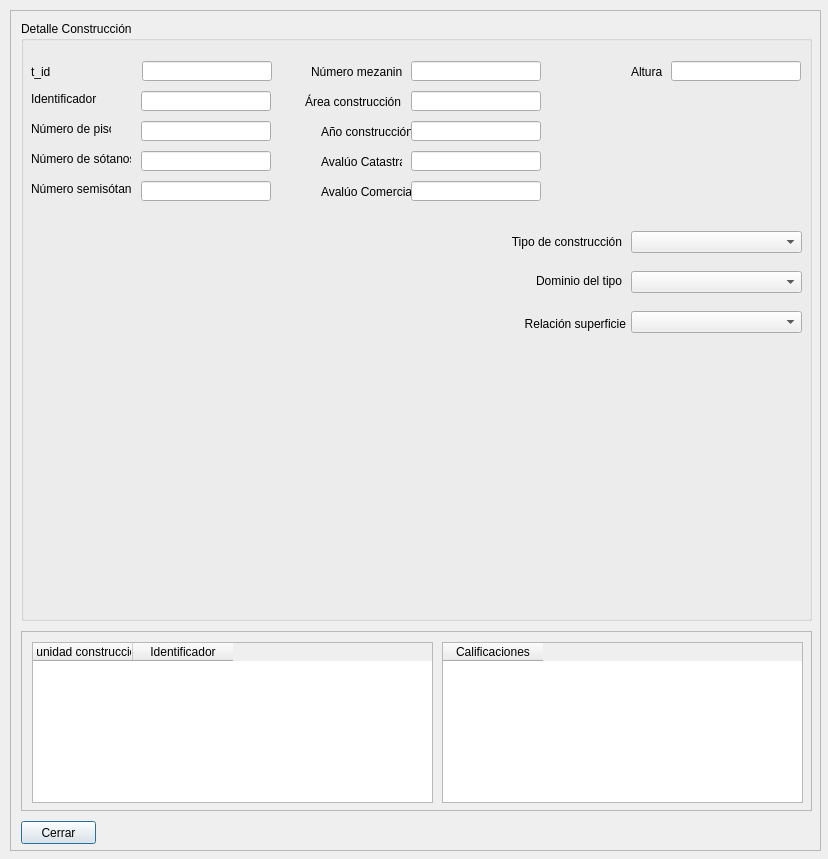
<?xml version="1.0" encoding="UTF-8"?>
<ui version="4.0">
 <class>Dialog</class>
 <widget class="QDialog" name="Dialog">
  <property name="geometry">
   <rect>
    <x>0</x>
    <y>0</y>
    <width>828</width>
    <height>859</height>
   </rect>
  </property>
  <property name="windowTitle">
   <string>Dialog</string>
  </property>
  <widget class="QScrollArea" name="scrollArea">
   <property name="geometry">
    <rect>
     <x>10</x>
     <y>10</y>
     <width>811</width>
     <height>841</height>
    </rect>
   </property>
   <property name="widgetResizable">
    <bool>true</bool>
   </property>
   <widget class="QWidget" name="scrollAreaWidgetContents">
    <property name="geometry">
     <rect>
      <x>0</x>
      <y>0</y>
      <width>809</width>
      <height>839</height>
     </rect>
    </property>
    <widget class="QScrollArea" name="scrollArea_2">
     <property name="geometry">
      <rect>
       <x>10</x>
       <y>620</y>
       <width>791</width>
       <height>180</height>
      </rect>
     </property>
     <property name="minimumSize">
      <size>
       <width>791</width>
       <height>180</height>
      </size>
     </property>
     <property name="maximumSize">
      <size>
       <width>791</width>
       <height>201</height>
      </size>
     </property>
     <property name="widgetResizable">
      <bool>true</bool>
     </property>
     <widget class="QWidget" name="scrollAreaWidgetContents_2">
      <property name="geometry">
       <rect>
        <x>0</x>
        <y>0</y>
        <width>789</width>
        <height>178</height>
       </rect>
      </property>
      <widget class="QTableWidget" name="tableWidget_unidades_construccion">
       <property name="geometry">
        <rect>
         <x>10</x>
         <y>10</y>
         <width>401</width>
         <height>161</height>
        </rect>
       </property>
       <property name="sizeAdjustPolicy">
        <enum>QAbstractScrollArea::AdjustToContents</enum>
       </property>
       <column>
        <property name="text">
         <string>Id unidad construcción</string>
        </property>
       </column>
       <column>
        <property name="text">
         <string>Identificador</string>
        </property>
       </column>
      </widget>
      <widget class="QTableWidget" name="tableWidget_interesados">
       <property name="geometry">
        <rect>
         <x>420</x>
         <y>10</y>
         <width>361</width>
         <height>161</height>
        </rect>
       </property>
       <column>
        <property name="text">
         <string>Calificaciones</string>
        </property>
       </column>
      </widget>
     </widget>
    </widget>
    <widget class="QGroupBox" name="Info_complementaria">
     <property name="geometry">
      <rect>
       <x>10</x>
       <y>10</y>
       <width>791</width>
       <height>600</height>
      </rect>
     </property>
     <property name="minimumSize">
      <size>
       <width>791</width>
       <height>600</height>
      </size>
     </property>
     <property name="maximumSize">
      <size>
       <width>791</width>
       <height>541</height>
      </size>
     </property>
     <property name="title">
      <string>Detalle Construcción</string>
     </property>
     <widget class="QLabel" name="label_12">
      <property name="geometry">
       <rect>
        <x>10</x>
        <y>160</y>
        <width>100</width>
        <height>16</height>
       </rect>
      </property>
      <property name="minimumSize">
       <size>
        <width>100</width>
        <height>16</height>
       </size>
      </property>
      <property name="maximumSize">
       <size>
        <width>100</width>
        <height>16</height>
       </size>
      </property>
      <property name="text">
       <string>Número semisótanos</string>
      </property>
     </widget>
     <widget class="QLineEdit" name="lineEdit_num_semisotanos">
      <property name="geometry">
       <rect>
        <x>120</x>
        <y>160</y>
        <width>130</width>
        <height>20</height>
       </rect>
      </property>
      <property name="minimumSize">
       <size>
        <width>130</width>
        <height>20</height>
       </size>
      </property>
      <property name="maximumSize">
       <size>
        <width>130</width>
        <height>20</height>
       </size>
      </property>
     </widget>
     <widget class="QLabel" name="label_16">
      <property name="geometry">
       <rect>
        <x>10</x>
        <y>70</y>
        <width>69</width>
        <height>16</height>
       </rect>
      </property>
      <property name="minimumSize">
       <size>
        <width>69</width>
        <height>16</height>
       </size>
      </property>
      <property name="maximumSize">
       <size>
        <width>69</width>
        <height>16</height>
       </size>
      </property>
      <property name="text">
       <string>Identificador</string>
      </property>
     </widget>
     <widget class="QLineEdit" name="lineEdit_identificador">
      <property name="geometry">
       <rect>
        <x>120</x>
        <y>70</y>
        <width>130</width>
        <height>20</height>
       </rect>
      </property>
      <property name="minimumSize">
       <size>
        <width>130</width>
        <height>20</height>
       </size>
      </property>
      <property name="maximumSize">
       <size>
        <width>130</width>
        <height>20</height>
       </size>
      </property>
     </widget>
     <widget class="QLabel" name="label_17">
      <property name="geometry">
       <rect>
        <x>10</x>
        <y>100</y>
        <width>80</width>
        <height>16</height>
       </rect>
      </property>
      <property name="minimumSize">
       <size>
        <width>80</width>
        <height>16</height>
       </size>
      </property>
      <property name="maximumSize">
       <size>
        <width>80</width>
        <height>16</height>
       </size>
      </property>
      <property name="text">
       <string>Número de pisos</string>
      </property>
     </widget>
     <widget class="QLineEdit" name="lineEdit_num_pisos">
      <property name="geometry">
       <rect>
        <x>120</x>
        <y>100</y>
        <width>130</width>
        <height>20</height>
       </rect>
      </property>
      <property name="minimumSize">
       <size>
        <width>130</width>
        <height>20</height>
       </size>
      </property>
      <property name="maximumSize">
       <size>
        <width>130</width>
        <height>20</height>
       </size>
      </property>
     </widget>
     <widget class="QLabel" name="label_18">
      <property name="geometry">
       <rect>
        <x>10</x>
        <y>130</y>
        <width>100</width>
        <height>16</height>
       </rect>
      </property>
      <property name="minimumSize">
       <size>
        <width>100</width>
        <height>16</height>
       </size>
      </property>
      <property name="maximumSize">
       <size>
        <width>100</width>
        <height>16</height>
       </size>
      </property>
      <property name="text">
       <string>Número de sótanos</string>
      </property>
     </widget>
     <widget class="QComboBox" name="comboBox_tipo_construccion">
      <property name="geometry">
       <rect>
        <x>610</x>
        <y>210</y>
        <width>171</width>
        <height>22</height>
       </rect>
      </property>
      <property name="minimumSize">
       <size>
        <width>171</width>
        <height>22</height>
       </size>
      </property>
      <property name="maximumSize">
       <size>
        <width>171</width>
        <height>22</height>
       </size>
      </property>
     </widget>
     <widget class="QComboBox" name="comboBox_dominio_tipocons">
      <property name="geometry">
       <rect>
        <x>610</x>
        <y>250</y>
        <width>171</width>
        <height>22</height>
       </rect>
      </property>
      <property name="minimumSize">
       <size>
        <width>171</width>
        <height>22</height>
       </size>
      </property>
      <property name="maximumSize">
       <size>
        <width>171</width>
        <height>22</height>
       </size>
      </property>
     </widget>
     <widget class="QComboBox" name="comboBox_rel_superficie">
      <property name="geometry">
       <rect>
        <x>610</x>
        <y>290</y>
        <width>171</width>
        <height>22</height>
       </rect>
      </property>
      <property name="minimumSize">
       <size>
        <width>171</width>
        <height>22</height>
       </size>
      </property>
      <property name="maximumSize">
       <size>
        <width>171</width>
        <height>22</height>
       </size>
      </property>
     </widget>
     <widget class="QgsMapCanvas" name="wdt_mapa_cons" native="true">
      <property name="geometry">
       <rect>
        <x>10</x>
        <y>190</y>
        <width>471</width>
        <height>400</height>
       </rect>
      </property>
      <property name="minimumSize">
       <size>
        <width>471</width>
        <height>400</height>
       </size>
      </property>
      <property name="maximumSize">
       <size>
        <width>471</width>
        <height>381</height>
       </size>
      </property>
     </widget>
     <widget class="QLineEdit" name="lineEdit_num_sotanos">
      <property name="geometry">
       <rect>
        <x>120</x>
        <y>130</y>
        <width>130</width>
        <height>20</height>
       </rect>
      </property>
      <property name="minimumSize">
       <size>
        <width>130</width>
        <height>20</height>
       </size>
      </property>
      <property name="maximumSize">
       <size>
        <width>130</width>
        <height>20</height>
       </size>
      </property>
     </widget>
     <widget class="QLabel" name="label_19">
      <property name="geometry">
       <rect>
        <x>480</x>
        <y>210</y>
        <width>121</width>
        <height>21</height>
       </rect>
      </property>
      <property name="minimumSize">
       <size>
        <width>121</width>
        <height>20</height>
       </size>
      </property>
      <property name="maximumSize">
       <size>
        <width>121</width>
        <height>31</height>
       </size>
      </property>
      <property name="text">
       <string>Tipo de construcción</string>
      </property>
      <property name="alignment">
       <set>Qt::AlignRight|Qt::AlignTrailing|Qt::AlignVCenter</set>
      </property>
     </widget>
     <widget class="QLabel" name="label_23">
      <property name="geometry">
       <rect>
        <x>480</x>
        <y>250</y>
        <width>121</width>
        <height>20</height>
       </rect>
      </property>
      <property name="minimumSize">
       <size>
        <width>121</width>
        <height>20</height>
       </size>
      </property>
      <property name="maximumSize">
       <size>
        <width>121</width>
        <height>20</height>
       </size>
      </property>
      <property name="text">
       <string>Dominio del tipo</string>
      </property>
      <property name="alignment">
       <set>Qt::AlignRight|Qt::AlignTrailing|Qt::AlignVCenter</set>
      </property>
     </widget>
     <widget class="QLabel" name="label_24">
      <property name="geometry">
       <rect>
        <x>490</x>
        <y>290</y>
        <width>115</width>
        <height>25</height>
       </rect>
      </property>
      <property name="minimumSize">
       <size>
        <width>115</width>
        <height>25</height>
       </size>
      </property>
      <property name="maximumSize">
       <size>
        <width>121</width>
        <height>20</height>
       </size>
      </property>
      <property name="text">
       <string>Relación superficie</string>
      </property>
      <property name="alignment">
       <set>Qt::AlignRight|Qt::AlignTrailing|Qt::AlignVCenter</set>
      </property>
     </widget>
     <widget class="QLabel" name="label_25">
      <property name="geometry">
       <rect>
        <x>10</x>
        <y>40</y>
        <width>72</width>
        <height>21</height>
       </rect>
      </property>
      <property name="minimumSize">
       <size>
        <width>20</width>
        <height>0</height>
       </size>
      </property>
      <property name="maximumSize">
       <size>
        <width>100</width>
        <height>16777215</height>
       </size>
      </property>
      <property name="text">
       <string>t_id</string>
      </property>
     </widget>
     <widget class="QLineEdit" name="lineEdit_t_id">
      <property name="geometry">
       <rect>
        <x>121</x>
        <y>40</y>
        <width>130</width>
        <height>20</height>
       </rect>
      </property>
      <property name="minimumSize">
       <size>
        <width>130</width>
        <height>20</height>
       </size>
      </property>
      <property name="maximumSize">
       <size>
        <width>130</width>
        <height>20</height>
       </size>
      </property>
     </widget>
     <widget class="QLabel" name="label_26">
      <property name="geometry">
       <rect>
        <x>290</x>
        <y>40</y>
        <width>91</width>
        <height>21</height>
       </rect>
      </property>
      <property name="minimumSize">
       <size>
        <width>80</width>
        <height>0</height>
       </size>
      </property>
      <property name="maximumSize">
       <size>
        <width>100</width>
        <height>16777215</height>
       </size>
      </property>
      <property name="text">
       <string>Número mezanines</string>
      </property>
     </widget>
     <widget class="QLabel" name="label_27">
      <property name="geometry">
       <rect>
        <x>610</x>
        <y>40</y>
        <width>35</width>
        <height>21</height>
       </rect>
      </property>
      <property name="minimumSize">
       <size>
        <width>35</width>
        <height>0</height>
       </size>
      </property>
      <property name="maximumSize">
       <size>
        <width>35</width>
        <height>16777215</height>
       </size>
      </property>
      <property name="text">
       <string>Altura</string>
      </property>
     </widget>
     <widget class="QLabel" name="label_28">
      <property name="geometry">
       <rect>
        <x>300</x>
        <y>100</y>
        <width>90</width>
        <height>21</height>
       </rect>
      </property>
      <property name="minimumSize">
       <size>
        <width>90</width>
        <height>0</height>
       </size>
      </property>
      <property name="maximumSize">
       <size>
        <width>90</width>
        <height>16777215</height>
       </size>
      </property>
      <property name="text">
       <string>Año construcción</string>
      </property>
     </widget>
     <widget class="QLabel" name="label_29">
      <property name="geometry">
       <rect>
        <x>300</x>
        <y>160</y>
        <width>91</width>
        <height>21</height>
       </rect>
      </property>
      <property name="minimumSize">
       <size>
        <width>35</width>
        <height>0</height>
       </size>
      </property>
      <property name="maximumSize">
       <size>
        <width>100</width>
        <height>16777215</height>
       </size>
      </property>
      <property name="text">
       <string>Avalúo Comercial</string>
      </property>
     </widget>
     <widget class="QLabel" name="label_30">
      <property name="geometry">
       <rect>
        <x>300</x>
        <y>130</y>
        <width>81</width>
        <height>21</height>
       </rect>
      </property>
      <property name="minimumSize">
       <size>
        <width>35</width>
        <height>0</height>
       </size>
      </property>
      <property name="maximumSize">
       <size>
        <width>100</width>
        <height>16777215</height>
       </size>
      </property>
      <property name="text">
       <string>Avalúo Catastral</string>
      </property>
     </widget>
     <widget class="QLineEdit" name="lineEdit_num_mezanines">
      <property name="geometry">
       <rect>
        <x>390</x>
        <y>40</y>
        <width>130</width>
        <height>20</height>
       </rect>
      </property>
      <property name="minimumSize">
       <size>
        <width>130</width>
        <height>20</height>
       </size>
      </property>
      <property name="maximumSize">
       <size>
        <width>130</width>
        <height>20</height>
       </size>
      </property>
     </widget>
     <widget class="QLineEdit" name="lineEdit_area_construccion">
      <property name="geometry">
       <rect>
        <x>390</x>
        <y>70</y>
        <width>130</width>
        <height>20</height>
       </rect>
      </property>
      <property name="minimumSize">
       <size>
        <width>130</width>
        <height>20</height>
       </size>
      </property>
      <property name="maximumSize">
       <size>
        <width>130</width>
        <height>20</height>
       </size>
      </property>
     </widget>
     <widget class="QLineEdit" name="lineEdit_anio_construccion">
      <property name="geometry">
       <rect>
        <x>390</x>
        <y>100</y>
        <width>130</width>
        <height>20</height>
       </rect>
      </property>
      <property name="minimumSize">
       <size>
        <width>130</width>
        <height>20</height>
       </size>
      </property>
      <property name="maximumSize">
       <size>
        <width>130</width>
        <height>20</height>
       </size>
      </property>
     </widget>
     <widget class="QLineEdit" name="lineEdit_Avaluo_Catastral_cons">
      <property name="geometry">
       <rect>
        <x>390</x>
        <y>130</y>
        <width>130</width>
        <height>20</height>
       </rect>
      </property>
      <property name="minimumSize">
       <size>
        <width>130</width>
        <height>20</height>
       </size>
      </property>
      <property name="maximumSize">
       <size>
        <width>130</width>
        <height>20</height>
       </size>
      </property>
     </widget>
     <widget class="QLineEdit" name="lineEdit_Avaluo_Comercial_cons">
      <property name="geometry">
       <rect>
        <x>390</x>
        <y>160</y>
        <width>130</width>
        <height>20</height>
       </rect>
      </property>
      <property name="minimumSize">
       <size>
        <width>130</width>
        <height>20</height>
       </size>
      </property>
      <property name="maximumSize">
       <size>
        <width>130</width>
        <height>20</height>
       </size>
      </property>
     </widget>
     <widget class="QLabel" name="label_33">
      <property name="geometry">
       <rect>
        <x>280</x>
        <y>70</y>
        <width>100</width>
        <height>22</height>
       </rect>
      </property>
      <property name="minimumSize">
       <size>
        <width>100</width>
        <height>0</height>
       </size>
      </property>
      <property name="maximumSize">
       <size>
        <width>100</width>
        <height>16777215</height>
       </size>
      </property>
      <property name="text">
       <string>Área construcción</string>
      </property>
      <property name="alignment">
       <set>Qt::AlignRight|Qt::AlignTrailing|Qt::AlignVCenter</set>
      </property>
     </widget>
     <widget class="QLineEdit" name="lineEdit_altura">
      <property name="geometry">
       <rect>
        <x>650</x>
        <y>40</y>
        <width>130</width>
        <height>20</height>
       </rect>
      </property>
      <property name="minimumSize">
       <size>
        <width>130</width>
        <height>20</height>
       </size>
      </property>
      <property name="maximumSize">
       <size>
        <width>130</width>
        <height>20</height>
       </size>
      </property>
      <property name="text">
       <string/>
      </property>
     </widget>
    </widget>
    <widget class="QPushButton" name="pushButton_cerrar">
     <property name="geometry">
      <rect>
       <x>10</x>
       <y>810</y>
       <width>75</width>
       <height>23</height>
      </rect>
     </property>
     <property name="text">
      <string>Cerrar</string>
     </property>
    </widget>
   </widget>
  </widget>
 </widget>
 <customwidgets>
  <customwidget>
   <class>QgsMapCanvas</class>
   <extends>QWidget</extends>
   <header>qgis.gui</header>
   <container>1</container>
  </customwidget>
 </customwidgets>
 <resources/>
 <connections/>
</ui>
